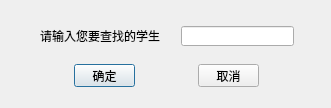
<?xml version="1.0" encoding="UTF-8"?>
<ui version="4.0">
 <class>SeekStu</class>
 <widget class="QDialog" name="SeekStu">
  <property name="geometry">
   <rect>
    <x>0</x>
    <y>0</y>
    <width>331</width>
    <height>108</height>
   </rect>
  </property>
  <property name="minimumSize">
   <size>
    <width>331</width>
    <height>108</height>
   </size>
  </property>
  <property name="maximumSize">
   <size>
    <width>331</width>
    <height>108</height>
   </size>
  </property>
  <property name="windowTitle">
   <string>查询学生</string>
  </property>
  <widget class="QLabel" name="label">
   <property name="geometry">
    <rect>
     <x>40</x>
     <y>25</y>
     <width>121</width>
     <height>21</height>
    </rect>
   </property>
   <property name="text">
    <string>请输入您要查找的学生</string>
   </property>
  </widget>
  <widget class="QLineEdit" name="lineEdit">
   <property name="geometry">
    <rect>
     <x>181</x>
     <y>26</y>
     <width>113</width>
     <height>20</height>
    </rect>
   </property>
  </widget>
  <widget class="QPushButton" name="pushButton">
   <property name="geometry">
    <rect>
     <x>74</x>
     <y>64</y>
     <width>61</width>
     <height>23</height>
    </rect>
   </property>
   <property name="text">
    <string>确定</string>
   </property>
  </widget>
  <widget class="QPushButton" name="pushButton_2">
   <property name="geometry">
    <rect>
     <x>198</x>
     <y>64</y>
     <width>61</width>
     <height>23</height>
    </rect>
   </property>
   <property name="text">
    <string>取消</string>
   </property>
  </widget>
 </widget>
 <resources/>
 <connections>
  <connection>
   <sender>pushButton_2</sender>
   <signal>clicked()</signal>
   <receiver>SeekStu</receiver>
   <slot>close()</slot>
   <hints>
    <hint type="sourcelabel">
     <x>228</x>
     <y>75</y>
    </hint>
    <hint type="destinationlabel">
     <x>165</x>
     <y>53</y>
    </hint>
   </hints>
  </connection>
 </connections>
</ui>
